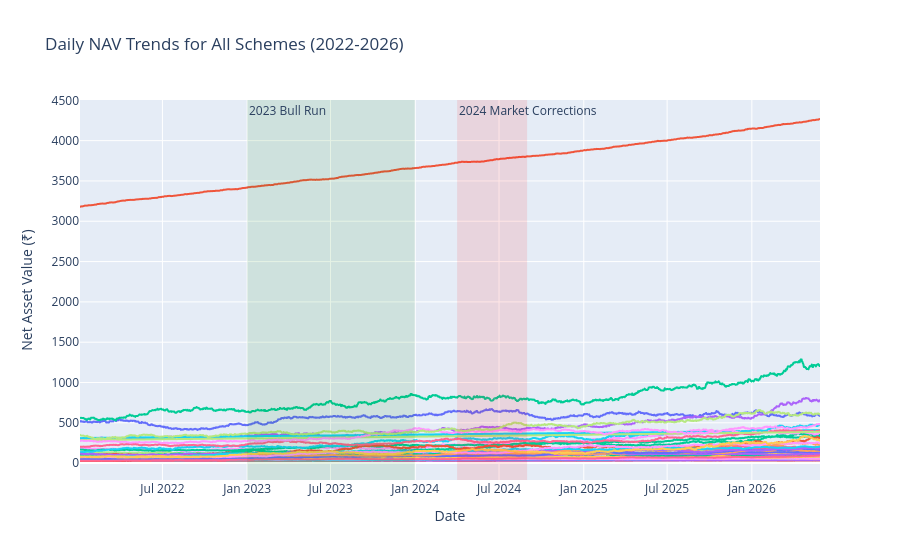

Notebook cell for this chart:
### Markdown cell above
### 1. NAV Trend Analysis (2022-2026)
**Insight:** The overall NAV trajectory shows a significant bull run throughout 2023, followed by noticeable market volatility and corrections in mid-2024.

### Code cell
# Fetch NAV data with Scheme Names
query_nav = """
SELECT n.date, n.nav, d.scheme_name 
FROM fact_nav n
JOIN dim_fund d ON n.amfi_code = d.amfi_code
"""
df_nav = pd.read_sql(query_nav, conn)
df_nav['date'] = pd.to_datetime(df_nav['date'])

# Plot using Plotly Express
fig_nav = px.line(df_nav, x='date', y='nav', color='scheme_name', 
                  title='Daily NAV Trends for All Schemes (2022-2026)',
                  labels={'nav': 'Net Asset Value (₹)', 'date': 'Date'})

# Highlight 2023 Bull Run
fig_nav.add_vrect(x0="2023-01-01", x1="2023-12-31", 
                  fillcolor="green", opacity=0.1, line_width=0,
                  annotation_text="2023 Bull Run", annotation_position="top left")

# Highlight 2024 Corrections
fig_nav.add_vrect(x0="2024-04-01", x1="2024-08-31", 
                  fillcolor="red", opacity=0.1, line_width=0,
                  annotation_text="2024 Market Corrections", annotation_position="top left")

fig_nav.update_layout(showlegend=False) # Hiding legend if 40 schemes make it too cluttered
fig_nav.show()

# Export for final report
fig_nav.write_image("../reports/nav_trend_analysis.png", width=1200, height=600)

### Figure 1 — Plotly figure (JSON) as saved in the notebook; plotly's stock layout.template omitted (floating-point values rounded to 4 significant figures; data arrays with more than 128 entries replaced by an {"elided": "..."} marker saying what was removed)
{"data": [{"hovertemplate": "scheme_name=HDFC Top 100 Fund - Regular Plan - Growth<br>Date=%{x}<br>Net Asset Value (₹)=%{y}<extra></extra>", "legendgroup": "HDFC Top 100 Fund - Regular Plan - Growth", "line": {"color": "#636efa", "dash": "solid"}, "marker": {"symbol": "circle"}, "mode": "lines", "name": "HDFC Top 100 Fund - Regular Plan - Growth", "showlegend": true, "type": "scattergl", "x": {"elided": "1608 str values"}, "xaxis": "x", "y": {"elided": "1608 float values"}, "yaxis": "y"}, {"hovertemplate": "scheme_name=HDFC Short Term Debt Fund - Regular - Growth<br>Date=%{x}<br>Net Asset Value (₹)=%{y}<extra></extra>", "legendgroup": "HDFC Short Term Debt Fund - Regular - Growth", "line": {"color": "#EF553B", "dash": "solid"}, "marker": {"symbol": "circle"}, "mode": "lines", "name": "HDFC Short Term Debt Fund - Regular - Growth", "showlegend": true, "type": "scattergl", "x": {"elided": "1608 str values"}, "xaxis": "x", "y": {"elided": "1608 float values"}, "yaxis": "y"}, {"hovertemplate": "scheme_name=HDFC Mid-Cap Opportunities Fund - Regular - Growth<br>Date=%{x}<br>Net Asset Value (₹)=%{y}<extra></extra>", "legendgroup": "HDFC Mid-Cap Opportunities Fund - Regular - Growth", "line": {"color": "#00cc96", "dash": "solid"}, "marker": {"symbol": "circle"}, "mode": "lines", "name": "HDFC Mid-Cap Opportunities Fund - Regular - Growth", "showlegend": true, "type": "scattergl", "x": {"elided": "1608 str values"}, "xaxis": "x", "y": {"elided": "1608 float values"}, "yaxis": "y"}, {"hovertemplate": "scheme_name=ABSL Frontline Equity Fund - Regular - Growth<br>Date=%{x}<br>Net Asset Value (₹)=%{y}<extra></extra>", "legendgroup": "ABSL Frontline Equity Fund - Regular - Growth", "line": {"color": "#ab63fa", "dash": "solid"}, "marker": {"symbol": "circle"}, "mode": "lines", "name": "ABSL Frontline Equity Fund - Regular - Growth", "showlegend": true, "type": "scattergl", "x": {"elided": "1608 str values"}, "xaxis": "x", "y": {"elided": "1608 float values"}, "yaxis": "y"}, {"hovertemplate": "scheme_name=ABSL Small Cap Fund - Regular - Growth<br>Date=%{x}<br>Net Asset Value (₹)=%{y}<extra></extra>", "legendgroup": "ABSL Small Cap Fund - Regular - Growth", "line": {"color": "#FFA15A", "dash": "solid"}, "marker": {"symbol": "circle"}, "mode": "lines", "name": "ABSL Small Cap Fund - Regular - Growth", "showlegend": true, "type": "scattergl", "x": {"elided": "1608 str values"}, "xaxis": "x", "y": {"elided": "1608 float values"}, "yaxis": "y"}, {"hovertemplate": "scheme_name=ABSL Liquid Fund - Regular - Growth<br>Date=%{x}<br>Net Asset Value (₹)=%{y}<extra></extra>", "legendgroup": "ABSL Liquid Fund - Regular - Growth", "line": {"color": "#19d3f3", "dash": "solid"}, "marker": {"symbol": "circle"}, "mode": "lines", "name": "ABSL Liquid Fund - Regular - Growth", "showlegend": true, "type": "scattergl", "x": {"elided": "1608 str values"}, "xaxis": "x", "y": {"elided": "1608 float values"}, "yaxis": "y"}, {"hovertemplate": "scheme_name=UTI Nifty 50 Index Fund - Regular - Growth<br>Date=%{x}<br>Net Asset Value (₹)=%{y}<extra></extra>", "legendgroup": "UTI Nifty 50 Index Fund - Regular - Growth", "line": {"color": "#FF6692", "dash": "solid"}, "marker": {"symbol": "circle"}, "mode": "lines", "name": "UTI Nifty 50 Index Fund - Regular - Growth", "showlegend": true, "type": "scattergl", "x": {"elided": "1608 str values"}, "xaxis": "x", "y": {"elided": "1608 float values"}, "yaxis": "y"}, {"hovertemplate": "scheme_name=UTI Mid Cap Fund - Regular - Growth<br>Date=%{x}<br>Net Asset Value (₹)=%{y}<extra></extra>", "legendgroup": "UTI Mid Cap Fund - Regular - Growth", "line": {"color": "#B6E880", "dash": "solid"}, "marker": {"symbol": "circle"}, "mode": "lines", "name": "UTI Mid Cap Fund - Regular - Growth", "showlegend": true, "type": "scattergl", "x": {"elided": "1608 str values"}, "xaxis": "x", "y": {"elided": "1608 float values"}, "yaxis": "y"}, {"hovertemplate": "scheme_name=UTI Flexi Cap Fund - Regular - Growth<br>Date=%{x}<br>Net Asset Value (₹)=%{y}<extra></extra>", "legendgroup": "UTI Flexi Cap Fund - Regular - Growth", "line": {"color": "#FF97FF", "dash": "solid"}, "marker": {"symbol": "circle"}, "mode": "lines", "name": "UTI Flexi Cap Fund - Regular - Growth", "showlegend": true, "type": "scattergl", "x": {"elided": "1608 str values"}, "xaxis": "x", "y": {"elided": "1608 float values"}, "yaxis": "y"}, {"hovertemplate": "scheme_name=Nippon India Large Cap Fund - Regular - Growth<br>Date=%{x}<br>Net Asset Value (₹)=%{y}<extra></extra>", "legendgroup": "Nippon India Large Cap Fund - Regular - Growth", "line": {"color": "#FECB52", "dash": "solid"}, "marker": {"symbol": "circle"}, "mode": "lines", "name": "Nippon India Large Cap Fund - Regular - Growth", "showlegend": true, "type": "scattergl", "x": {"elided": "1608 str values"}, "xaxis": "x", "y": {"elided": "1608 float values"}, "yaxis": "y"}, {"hovertemplate": "scheme_name=Nippon India Large Cap Fund - Direct - Growth<br>Date=%{x}<br>Net Asset Value (₹)=%{y}<extra></extra>", "legendgroup": "Nippon India Large Cap Fund - Direct - Growth", "line": {"color": "#636efa", "dash": "solid"}, "marker": {"symbol": "circle"}, "mode": "lines", "name": "Nippon India Large Cap Fund - Direct - Growth", "showlegend": true, "type": "scattergl", "x": {"elided": "1608 str values"}, "xaxis": "x", "y": {"elided": "1608 float values"}, "yaxis": "y"}, {"hovertemplate": "scheme_name=Nippon India Small Cap Fund - Regular - Growth<br>Date=%{x}<br>Net Asset Value (₹)=%{y}<extra></extra>", "legendgroup": "Nippon India Small Cap Fund - Regular - Growth", "line": {"color": "#EF553B", "dash": "solid"}, "marker": {"symbol": "circle"}, "mode": "lines", "name": "Nippon India Small Cap Fund - Regular - Growth", "showlegend": true, "type": "scattergl", "x": {"elided": "1608 str values"}, "xaxis": "x", "y": {"elided": "1608 float values"}, "yaxis": "y"}, {"hovertemplate": "scheme_name=Nippon India ETF Nifty 50 BeES<br>Date=%{x}<br>Net Asset Value (₹)=%{y}<extra></extra>", "legendgroup": "Nippon India ETF Nifty 50 BeES", "line": {"color": "#00cc96", "dash": "solid"}, "marker": {"symbol": "circle"}, "mode": "lines", "name": "Nippon India ETF Nifty 50 BeES", "showlegend": true, "type": "scattergl", "x": {"elided": "1608 str values"}, "xaxis": "x", "y": {"elided": "1608 float values"}, "yaxis": "y"}, {"hovertemplate": "scheme_name=Nippon India Gilt Securities Fund - Regular - Growth<br>Date=%{x}<br>Net Asset Value (₹)=%{y}<extra></extra>", "legendgroup": "Nippon India Gilt Securities Fund - Regular - Growth", "line": {"color": "#ab63fa", "dash": "solid"}, "marker": {"symbol": "circle"}, "mode": "lines", "name": "Nippon India Gilt Securities Fund - Regular - Growth", "showlegend": true, "type": "scattergl", "x": {"elided": "1608 str values"}, "xaxis": "x", "y": {"elided": "1608 float values"}, "yaxis": "y"}, {"hovertemplate": "scheme_name=Axis Bluechip Fund - Regular - Growth<br>Date=%{x}<br>Net Asset Value (₹)=%{y}<extra></extra>", "legendgroup": "Axis Bluechip Fund - Regular - Growth", "line": {"color": "#FFA15A", "dash": "solid"}, "marker": {"symbol": "circle"}, "mode": "lines", "name": "Axis Bluechip Fund - Regular - Growth", "showlegend": true, "type": "scattergl", "x": {"elided": "1608 str values"}, "xaxis": "x", "y": {"elided": "1608 float values"}, "yaxis": "y"}, {"hovertemplate": "scheme_name=Axis Bluechip Fund - Direct - Growth<br>Date=%{x}<br>Net Asset Value (₹)=%{y}<extra></extra>", "legendgroup": "Axis Bluechip Fund - Direct - Growth", "line": {"color": "#19d3f3", "dash": "solid"}, "marker": {"symbol": "circle"}, "mode": "lines", "name": "Axis Bluechip Fund - Direct - Growth", "showlegend": true, "type": "scattergl", "x": {"elided": "1608 str values"}, "xaxis": "x", "y": {"elided": "1608 float values"}, "yaxis": "y"}, {"hovertemplate": "scheme_name=Axis Midcap Fund - Regular - Growth<br>Date=%{x}<br>Net Asset Value (₹)=%{y}<extra></extra>", "legendgroup": "Axis Midcap Fund - Regular - Growth", "line": {"color": "#FF6692", "dash": "solid"}, "marker": {"symbol": "circle"}, "mode": "lines", "name": "Axis Midcap Fund - Regular - Growth", "showlegend": true, "type": "scattergl", "x": {"elided": "1608 str values"}, "xaxis": "x", "y": {"elided": "1608 float values"}, "yaxis": "y"}, {"hovertemplate": "scheme_name=Axis Small Cap Fund - Regular - Growth<br>Date=%{x}<br>Net Asset Value (₹)=%{y}<extra></extra>", "legendgroup": "Axis Small Cap Fund - Regular - Growth", "line": {"color": "#B6E880", "dash": "solid"}, "marker": {"symbol": "circle"}, "mode": "lines", "name": "Axis Small Cap Fund - Regular - Growth", "showlegend": true, "type": "scattergl", "x": {"elided": "1608 str values"}, "xaxis": "x", "y": {"elided": "1608 float values"}, "yaxis": "y"}, {"hovertemplate": "scheme_name=SBI Magnum Gilt Fund - Regular Plan - Growth<br>Date=%{x}<br>Net Asset Value (₹)=%{y}<extra></extra>", "legendgroup": "SBI Magnum Gilt Fund - Regular Plan - Growth", "line": {"color": "#FF97FF", "dash": "solid"}, "marker": {"symbol": "circle"}, "mode": "lines", "name": "SBI Magnum Gilt Fund - Regular Plan - Growth", "showlegend": true, "type": "scattergl", "x": {"elided": "1608 str values"}, "xaxis": "x", "y": {"elided": "1608 float values"}, "yaxis": "y"}, {"hovertemplate": "scheme_name=SBI Bluechip Fund - Regular Plan - Growth<br>Date=%{x}<br>Net Asset Value (₹)=%{y}<extra></extra>", "legendgroup": "SBI Bluechip Fund - Regular Plan - Growth", "line": {"color": "#FECB52", "dash": "solid"}, "marker": {"symbol": "circle"}, "mode": "lines", "name": "SBI Bluechip Fund - Regular Plan - Growth", "showlegend": true, "type": "scattergl", "x": {"elided": "1608 str values"}, "xaxis": "x", "y": {"elided": "1608 float values"}, "yaxis": "y"}, {"hovertemplate": "scheme_name=SBI Bluechip Fund - Direct Plan - Growth<br>Date=%{x}<br>Net Asset Value (₹)=%{y}<extra></extra>", "legendgroup": "SBI Bluechip Fund - Direct Plan - Growth", "line": {"color": "#636efa", "dash": "solid"}, "marker": {"symbol": "circle"}, "mode": "lines", "name": "SBI Bluechip Fund - Direct Plan - Growth", "showlegend": true, "type": "scattergl", "x": {"elided": "1608 str values"}, "xaxis": "x", "y": {"elided": "1608 float values"}, "yaxis": "y"}, {"hovertemplate": "scheme_name=SBI Small Cap Fund - Regular Plan - Growth<br>Date=%{x}<br>Net Asset Value (₹)=%{y}<extra></extra>", "legendgroup": "SBI Small Cap Fund - Regular Plan - Growth", "line": {"color": "#EF553B", "dash": "solid"}, "marker": {"symbol": "circle"}, "mode": "lines", "name": "SBI Small Cap Fund - Regular Plan - Growth", "showlegend": true, "type": "scattergl", "x": {"elided": "1608 str values"}, "xaxis": "x", "y": {"elided": "1608 float values"}, "yaxis": "y"}, {"hovertemplate": "scheme_name=SBI Small Cap Fund - Direct Plan - Growth<br>Date=%{x}<br>Net Asset Value (₹)=%{y}<extra></extra>", "legendgroup": "SBI Small Cap Fund - Direct Plan - Growth", "line": {"color": "#00cc96", "dash": "solid"}, "marker": {"symbol": "circle"}, "mode": "lines", "name": "SBI Small Cap Fund - Direct Plan - Growth", "showlegend": true, "type": "scattergl", "x": {"elided": "1608 str values"}, "xaxis": "x", "y": {"elided": "1608 float values"}, "yaxis": "y"}, {"hovertemplate": "scheme_name=ICICI Pru Bluechip Fund - Regular - Growth<br>Date=%{x}<br>Net Asset Value (₹)=%{y}<extra></extra>", "legendgroup": "ICICI Pru Bluechip Fund - Regular - Growth", "line": {"color": "#ab63fa", "dash": "solid"}, "marker": {"symbol": "circle"}, "mode": "lines", "name": "ICICI Pru Bluechip Fund - Regular - Growth", "showlegend": true, "type": "scattergl", "x": {"elided": "1608 str values"}, "xaxis": "x", "y": {"elided": "1608 float values"}, "yaxis": "y"}, {"hovertemplate": "scheme_name=ICICI Pru Bluechip Fund - Direct - Growth<br>Date=%{x}<br>Net Asset Value (₹)=%{y}<extra></extra>", "legendgroup": "ICICI Pru Bluechip Fund - Direct - Growth", "line": {"color": "#FFA15A", "dash": "solid"}, "marker": {"symbol": "circle"}, "mode": "lines", "name": "ICICI Pru Bluechip Fund - Direct - Growth", "showlegend": true, "type": "scattergl", "x": {"elided": "1608 str values"}, "xaxis": "x", "y": {"elided": "1608 float values"}, "yaxis": "y"}, {"hovertemplate": "scheme_name=ICICI Pru Midcap Fund - Regular - Growth<br>Date=%{x}<br>Net Asset Value (₹)=%{y}<extra></extra>", "legendgroup": "ICICI Pru Midcap Fund - Regular - Growth", "line": {"color": "#19d3f3", "dash": "solid"}, "marker": {"symbol": "circle"}, "mode": "lines", "name": "ICICI Pru Midcap Fund - Regular - Growth", "showlegend": true, "type": "scattergl", "x": {"elided": "1608 str values"}, "xaxis": "x", "y": {"elided": "1608 float values"}, "yaxis": "y"}, {"hovertemplate": "scheme_name=ICICI Pru Value Discovery Fund - Regular - Growth<br>Date=%{x}<br>Net Asset Value (₹)=%{y}<extra></extra>", "legendgroup": "ICICI Pru Value Discovery Fund - Regular - Growth", "line": {"color": "#FF6692", "dash": "solid"}, "marker": {"symbol": "circle"}, "mode": "lines", "name": "ICICI Pru Value Discovery Fund - Regular - Growth", "showlegend": true, "type": "scattergl", "x": {"elided": "1608 str values"}, "xaxis": "x", "y": {"elided": "1608 float values"}, "yaxis": "y"}, {"hovertemplate": "scheme_name=ICICI Pru Liquid Fund - Regular - Growth<br>Date=%{x}<br>Net Asset Value (₹)=%{y}<extra></extra>", "legendgroup": "ICICI Pru Liquid Fund - Regular - Growth", "line": {"color": "#B6E880", "dash": "solid"}, "marker": {"symbol": "circle"}, "mode": "lines", "name": "ICICI Pru Liquid Fund - Regular - Growth", "showlegend": true, "type": "scattergl", "x": {"elided": "1608 str values"}, "xaxis": "x", "y": {"elided": "1608 float values"}, "yaxis": "y"}, {"hovertemplate": "scheme_name=Kotak Bluechip Fund - Regular - Growth<br>Date=%{x}<br>Net Asset Value (₹)=%{y}<extra></extra>", "legendgroup": "Kotak Bluechip Fund - Regular - Growth", "line": {"color": "#FF97FF", "dash": "solid"}, "marker": {"symbol": "circle"}, "mode": "lines", "name": "Kotak Bluechip Fund - Regular - Growth", "showlegend": true, "type": "scattergl", "x": {"elided": "1608 str values"}, "xaxis": "x", "y": {"elided": "1608 float values"}, "yaxis": "y"}, {"hovertemplate": "scheme_name=Kotak Emerging Equity Fund - Regular - Growth<br>Date=%{x}<br>Net Asset Value (₹)=%{y}<extra></extra>", "legendgroup": "Kotak Emerging Equity Fund - Regular - Growth", "line": {"color": "#FECB52", "dash": "solid"}, "marker": {"symbol": "circle"}, "mode": "lines", "name": "Kotak Emerging Equity Fund - Regular - Growth", "showlegend": true, "type": "scattergl", "x": {"elided": "1608 str values"}, "xaxis": "x", "y": {"elided": "1608 float values"}, "yaxis": "y"}, {"hovertemplate": "scheme_name=Kotak Flexicap Fund - Regular - Growth<br>Date=%{x}<br>Net Asset Value (₹)=%{y}<extra></extra>", "legendgroup": "Kotak Flexicap Fund - Regular - Growth", "line": {"color": "#636efa", "dash": "solid"}, "marker": {"symbol": "circle"}, "mode": "lines", "name": "Kotak Flexicap Fund - Regular - Growth", "showlegend": true, "type": "scattergl", "x": {"elided": "1608 str values"}, "xaxis": "x", "y": {"elided": "1608 float values"}, "yaxis": "y"}, {"hovertemplate": "scheme_name=Kotak Liquid Fund - Regular - Growth<br>Date=%{x}<br>Net Asset Value (₹)=%{y}<extra></extra>", "legendgroup": "Kotak Liquid Fund - Regular - Growth", "line": {"color": "#EF553B", "dash": "solid"}, "marker": {"symbol": "circle"}, "mode": "lines", "name": "Kotak Liquid Fund - Regular - Growth", "showlegend": true, "type": "scattergl", "x": {"elided": "1608 str values"}, "xaxis": "x", "y": {"elided": "1608 float values"}, "yaxis": "y"}, {"hovertemplate": "scheme_name=HDFC Top 100 Fund - Direct Plan - Growth<br>Date=%{x}<br>Net Asset Value (₹)=%{y}<extra></extra>", "legendgroup": "HDFC Top 100 Fund - Direct Plan - Growth", "line": {"color": "#00cc96", "dash": "solid"}, "marker": {"symbol": "circle"}, "mode": "lines", "name": "HDFC Top 100 Fund - Direct Plan - Growth", "showlegend": true, "type": "scattergl", "x": {"elided": "1608 str values"}, "xaxis": "x", "y": {"elided": "1608 float values"}, "yaxis": "y"}, {"hovertemplate": "scheme_name=HDFC Mid-Cap Opportunities Fund - Direct - Growth<br>Date=%{x}<br>Net Asset Value (₹)=%{y}<extra></extra>", "legendgroup": "HDFC Mid-Cap Opportunities Fund - Direct - Growth", "line": {"color": "#ab63fa", "dash": "solid"}, "marker": {"symbol": "circle"}, "mode": "lines", "name": "HDFC Mid-Cap Opportunities Fund - Direct - Growth", "showlegend": true, "type": "scattergl", "x": {"elided": "1608 str values"}, "xaxis": "x", "y": {"elided": "1608 float values"}, "yaxis": "y"}, {"hovertemplate": "scheme_name=Mirae Asset Large Cap Fund - Regular - Growth<br>Date=%{x}<br>Net Asset Value (₹)=%{y}<extra></extra>", "legendgroup": "Mirae Asset Large Cap Fund - Regular - Growth", "line": {"color": "#FFA15A", "dash": "solid"}, "marker": {"symbol": "circle"}, "mode": "lines", "name": "Mirae Asset Large Cap Fund - Regular - Growth", "showlegend": true, "type": "scattergl", "x": {"elided": "1608 str values"}, "xaxis": "x", "y": {"elided": "1608 float values"}, "yaxis": "y"}, {"hovertemplate": "scheme_name=Mirae Asset Emerging Bluechip Fund - Regular - Growth<br>Date=%{x}<br>Net Asset Value (₹)=%{y}<extra></extra>", "legendgroup": "Mirae Asset Emerging Bluechip Fund - Regular - Growth", "line": {"color": "#19d3f3", "dash": "solid"}, "marker": {"symbol": "circle"}, "mode": "lines", "name": "Mirae Asset Emerging Bluechip Fund - Regular - Growth", "showlegend": true, "type": "scattergl", "x": {"elided": "1608 str values"}, "xaxis": "x", "y": {"elided": "1608 float values"}, "yaxis": "y"}, {"hovertemplate": "scheme_name=Mirae Asset Tax Saver Fund - Regular - Growth<br>Date=%{x}<br>Net Asset Value (₹)=%{y}<extra></extra>", "legendgroup": "Mirae Asset Tax Saver Fund - Regular - Growth", "line": {"color": "#FF6692", "dash": "solid"}, "marker": {"symbol": "circle"}, "mode": "lines", "name": "Mirae Asset Tax Saver Fund - Regular - Growth", "showlegend": true, "type": "scattergl", "x": {"elided": "1608 str values"}, "xaxis": "x", "y": {"elided": "1608 float values"}, "yaxis": "y"}, {"hovertemplate": "scheme_name=DSP Top 100 Equity Fund - Regular - Growth<br>Date=%{x}<br>Net Asset Value (₹)=%{y}<extra></extra>", "legendgroup": "DSP Top 100 Equity Fund - Regular - Growth", "line": {"color": "#B6E880", "dash": "solid"}, "marker": {"symbol": "circle"}, "mode": "lines", "name": "DSP Top 100 Equity Fund - Regular - Growth", "showlegend": true, "type": "scattergl", "x": {"elided": "1608 str values"}, "xaxis": "x", "y": {"elided": "1608 float values"}, "yaxis": "y"}, {"hovertemplate": "scheme_name=DSP Midcap Fund - Regular - Growth<br>Date=%{x}<br>Net Asset Value (₹)=%{y}<extra></extra>", "legendgroup": "DSP Midcap Fund - Regular - Growth", "line": {"color": "#FF97FF", "dash": "solid"}, "marker": {"symbol": "circle"}, "mode": "lines", "name": "DSP Midcap Fund - Regular - Growth", "showlegend": true, "type": "scattergl", "x": {"elided": "1608 str values"}, "xaxis": "x", "y": {"elided": "1608 float values"}, "yaxis": "y"}, {"hovertemplate": "scheme_name=DSP Small Cap Fund - Regular - Growth<br>Date=%{x}<br>Net Asset Value (₹)=%{y}<extra></extra>", "legendgroup": "DSP Small Cap Fund - Regular - Growth", "line": {"color": "#FECB52", "dash": "solid"}, "marker": {"symbol": "circle"}, "mode": "lines", "name": "DSP Small Cap Fund - Regular - Growth", "showlegend": true, "type": "scattergl", "x": {"elided": "1608 str values"}, "xaxis": "x", "y": {"elided": "1608 float values"}, "yaxis": "y"}], "layout": {"annotations": [{"showarrow": false, "text": "2023 Bull Run", "x": "2023-01-01", "xanchor": "left", "xref": "x", "y": 1, "yanchor": "top", "yref": "y domain"}, {"showarrow": false, "text": "2024 Market Corrections", "x": "2024-04-01", "xanchor": "left", "xref": "x", "y": 1, "yanchor": "top", "yref": "y domain"}], "legend": {"title": {"text": "scheme_name"}, "tracegroupgap": 0}, "shapes": [{"fillcolor": "green", "line": {"width": 0}, "opacity": 0.1, "type": "rect", "x0": "2023-01-01", "x1": "2023-12-31", "xref": "x", "y0": 0, "y1": 1, "yref": "y domain"}, {"fillcolor": "red", "line": {"width": 0}, "opacity": 0.1, "type": "rect", "x0": "2024-04-01", "x1": "2024-08-31", "xref": "x", "y0": 0, "y1": 1, "yref": "y domain"}], "showlegend": false, "title": {"text": "Daily NAV Trends for All Schemes (2022-2026)"}, "xaxis": {"anchor": "y", "domain": [0, 1], "title": {"text": "Date"}}, "yaxis": {"anchor": "x", "domain": [0, 1], "title": {"text": "Net Asset Value (₹)"}}}}
